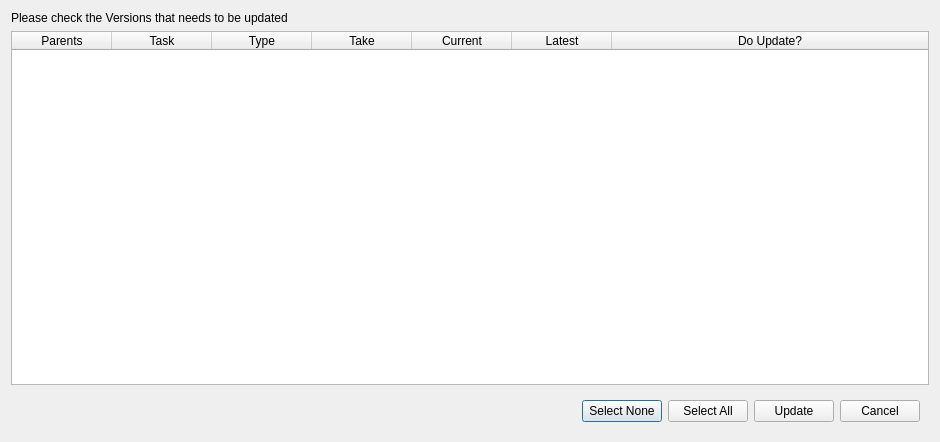
<?xml version="1.0" encoding="UTF-8"?>
<ui version="4.0">
 <class>Dialog</class>
 <widget class="QDialog" name="Dialog">
  <property name="windowModality">
   <enum>Qt::ApplicationModal</enum>
  </property>
  <property name="geometry">
   <rect>
    <x>0</x>
    <y>0</y>
    <width>940</width>
    <height>442</height>
   </rect>
  </property>
  <property name="windowTitle">
   <string>Version Updater</string>
  </property>
  <layout class="QVBoxLayout" name="verticalLayout">
   <item>
    <widget class="QLabel" name="label">
     <property name="text">
      <string>Please check the Versions that needs to be updated</string>
     </property>
    </widget>
   </item>
   <item>
    <widget class="QTableWidget" name="versions_tableWidget">
     <property name="sizePolicy">
      <sizepolicy hsizetype="Expanding" vsizetype="Expanding">
       <horstretch>1</horstretch>
       <verstretch>1</verstretch>
      </sizepolicy>
     </property>
     <property name="editTriggers">
      <set>QAbstractItemView::NoEditTriggers</set>
     </property>
     <property name="alternatingRowColors">
      <bool>true</bool>
     </property>
     <property name="cornerButtonEnabled">
      <bool>false</bool>
     </property>
     <property name="columnCount">
      <number>7</number>
     </property>
     <attribute name="horizontalHeaderVisible">
      <bool>true</bool>
     </attribute>
     <attribute name="horizontalHeaderStretchLastSection">
      <bool>true</bool>
     </attribute>
     <column>
      <property name="text">
       <string>Parents</string>
      </property>
     </column>
     <column>
      <property name="text">
       <string>Task</string>
      </property>
     </column>
     <column>
      <property name="text">
       <string>Type</string>
      </property>
     </column>
     <column>
      <property name="text">
       <string>Take</string>
      </property>
     </column>
     <column>
      <property name="text">
       <string>Current</string>
      </property>
     </column>
     <column>
      <property name="text">
       <string>Latest</string>
      </property>
     </column>
     <column>
      <property name="text">
       <string>Do Update?</string>
      </property>
     </column>
    </widget>
   </item>
   <item>
    <widget class="QWidget" name="horizontalWidget" native="true">
     <property name="sizePolicy">
      <sizepolicy hsizetype="Preferred" vsizetype="Preferred">
       <horstretch>0</horstretch>
       <verstretch>0</verstretch>
      </sizepolicy>
     </property>
     <layout class="QHBoxLayout" name="horizontalLayout">
      <item>
       <spacer name="horizontalSpacer">
        <property name="orientation">
         <enum>Qt::Horizontal</enum>
        </property>
        <property name="sizeHint" stdset="0">
         <size>
          <width>40</width>
          <height>20</height>
         </size>
        </property>
       </spacer>
      </item>
      <item>
       <widget class="QPushButton" name="selectNone_pushButton">
        <property name="text">
         <string>Select None</string>
        </property>
       </widget>
      </item>
      <item>
       <widget class="QPushButton" name="selectAll_pushButton">
        <property name="text">
         <string>Select All</string>
        </property>
       </widget>
      </item>
      <item>
       <widget class="QPushButton" name="update_pushButton">
        <property name="text">
         <string>Update</string>
        </property>
       </widget>
      </item>
      <item>
       <widget class="QPushButton" name="cancel_pushButton">
        <property name="text">
         <string>Cancel</string>
        </property>
       </widget>
      </item>
     </layout>
    </widget>
   </item>
  </layout>
 </widget>
 <resources/>
 <connections/>
</ui>
